Frame 1 (no input): blank canvas, image omitted
Frame 60 (no input): blank canvas, image omitted
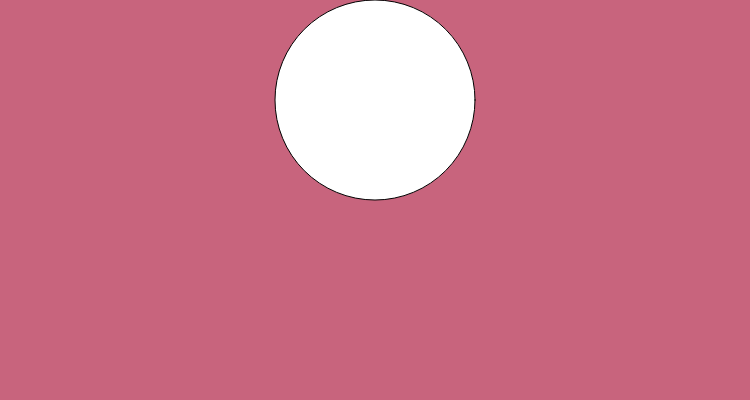
Frame 120 (the mouse pressed at the canvas centre since frame 60)

The p5.js sketch whose frames 1 and 60 were blank and that drew this single picture after the mouse press (run headless with seeded random() and noise() and a simulated clock; from frame 60 on, the mouse is pressed at the canvas centre):

// p5.js sketch
// ── sketch.js
var r=200;
var g=100;
var b=200;
function setup() {
  createCanvas(750, 400);
}
function draw() {
  background(r,g,b);
  circle(mouseX,100,mouseY,50);
  r,g,b=mouseX/3;
}
